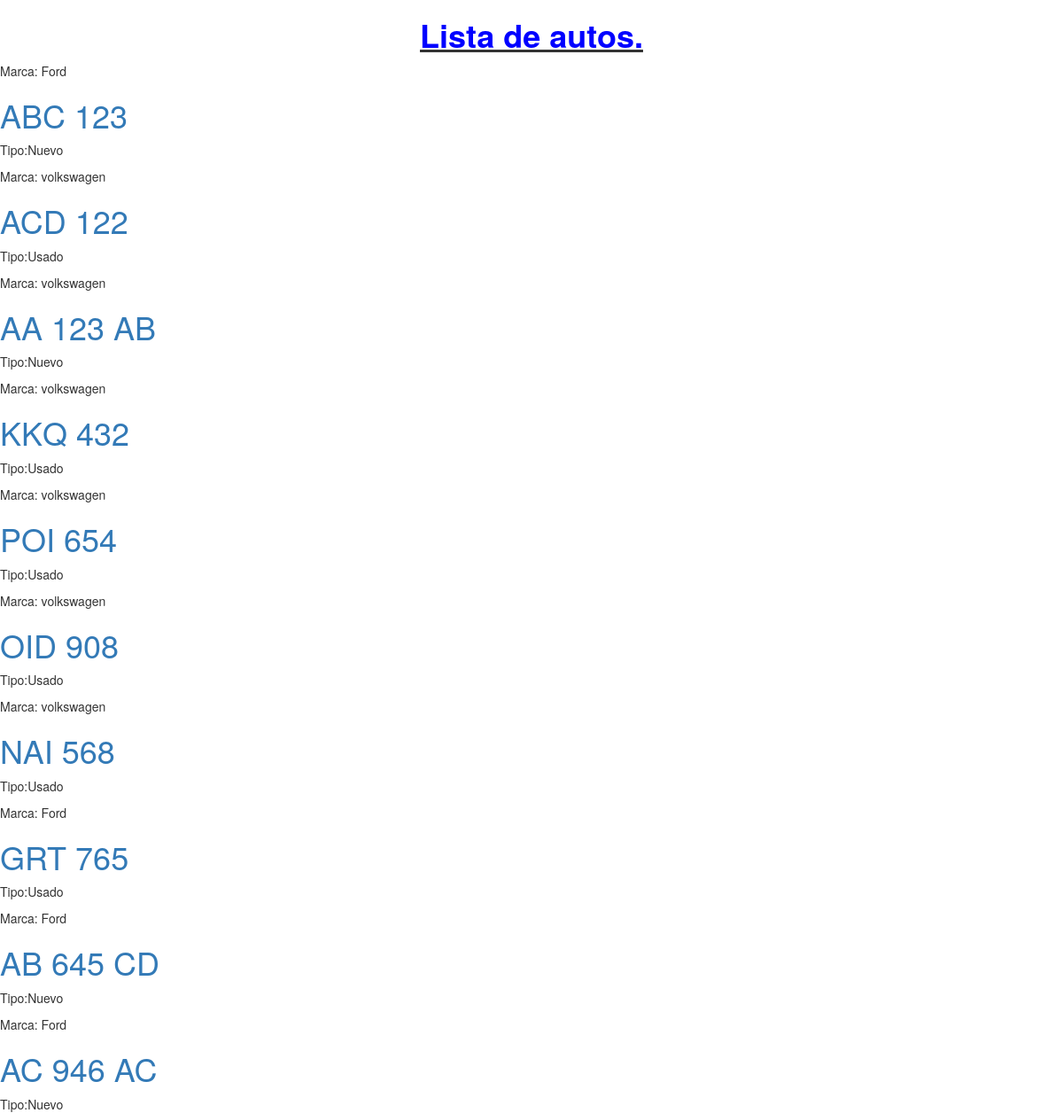
/listado/, run on an earlier commit of the app's database.
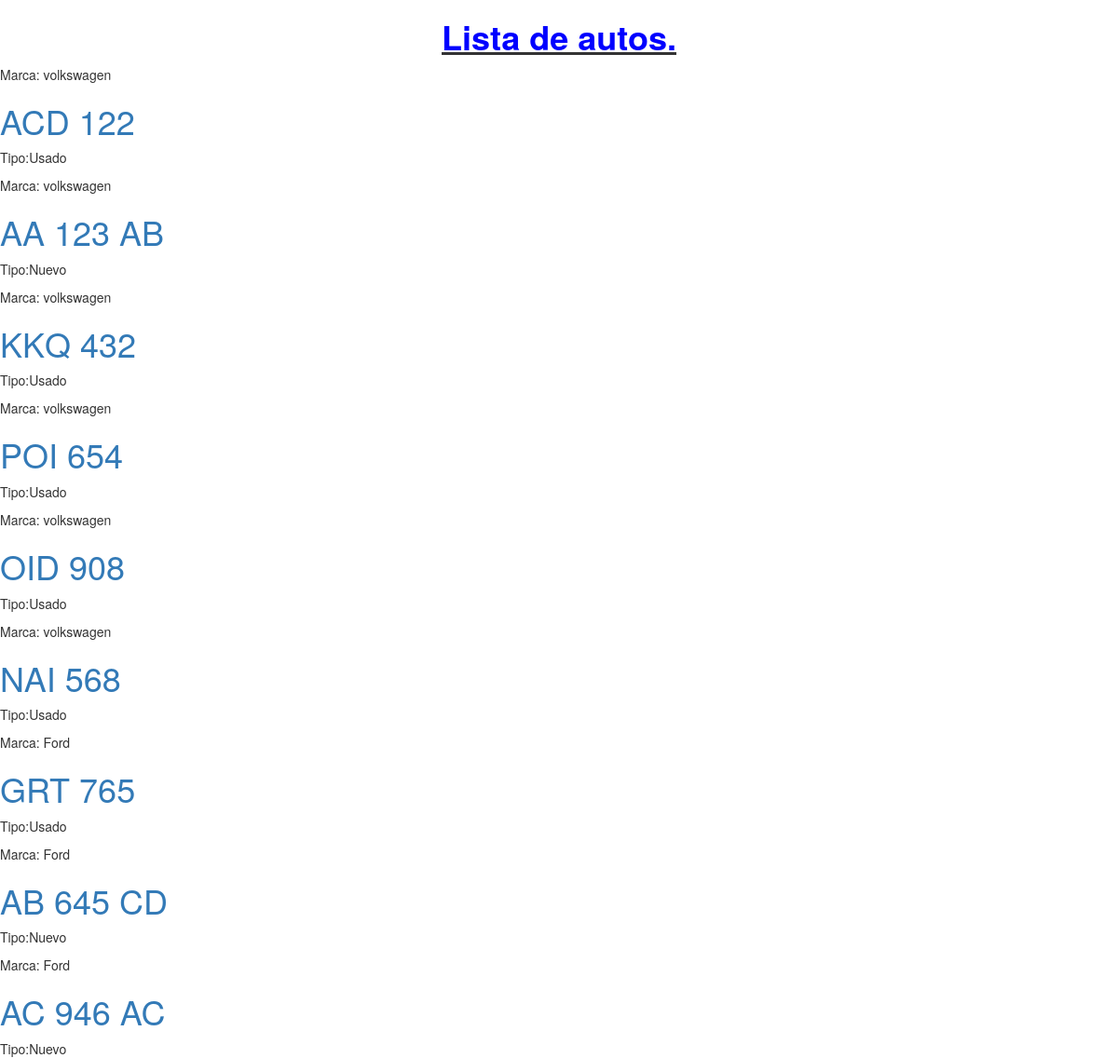
And on a later commit of the database.
### comprayventa/models.py (models this page shows)
class Auto(models.Model):
	marca = models.CharField(max_length=200)
	modelo = models.CharField(max_length=200)
	patente = models.CharField(max_length=200)
	tipo = models.CharField(max_length=200)
	color = models.CharField(max_length=200)
	precio = models.DecimalField(max_digits=20, decimal_places=10)
	def __str__(self):
		return self.marca + " " + self.modelo + " - $" + "{0:.2f}".format(self.precio)

### comprayventa/views.py (the view)
# urls.py: url(r'listado/', views.inicio),
def inicio(request):
    autosvar = Auto.objects.all()
    return render(request, 'comprayventa/html.html', {'listaAutos': autosvar})

### comprayventa/templates/comprayventa/html.html (shortened to what this page needs)
  <HTML>
<HEAD>
  <link rel="stylesheet" href="http://maxcdn.bootstrapcdn.com/bootstrap/3.3.6/css/bootstrap.min.css">
</HEAD>
<BODY>
<div class="container">
  <center><h1><b><u><p style="color:#0000FF";>Lista de autos.</p></u></b></h1></center>
</div>
 {% for auto in listaAutos  %}
        <div>
            <p>Marca: {{ auto.marca }}</p>
            <h1><a href="">{{ auto.patente }}</a></h1>
            <p>Tipo:{{ auto.tipo }}</p>
        </div>
    {% endfor %}
</BODY>
</HTML>

### comprayventa/templates/comprayventa/html.html (style rules this page uses)
html { height: 100%; left: 100%; right: 100%; }
body { background-image: url("/home/informatica/Escritorio/LowBrothers/comprayventa/templates/comprayventa/muscle-cars-wallpaper.jpg"); background-size: cover; background-repeat: no-repeat; }

What changed in the data, as far as the page shows it:
removed Auto: marca "Ford", patente "ABC 123", tipo "Nuevo"
